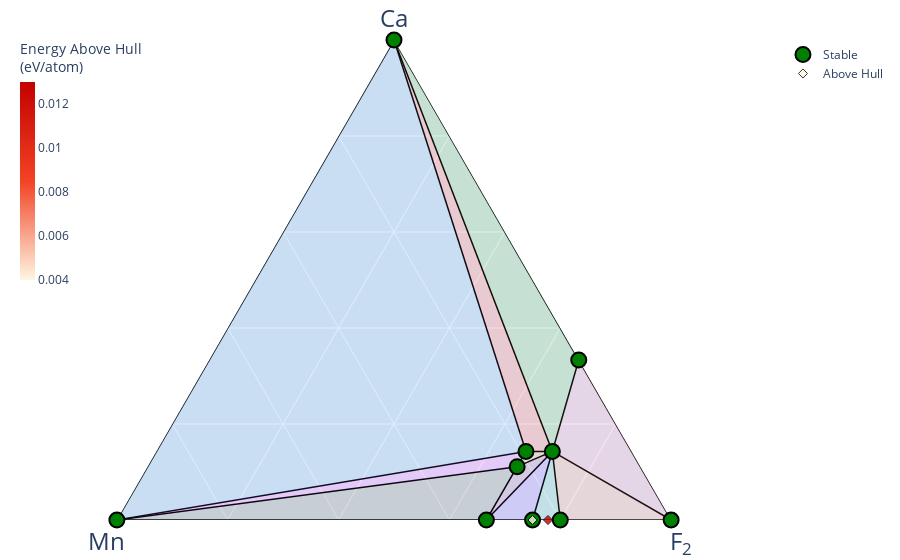

Here is the notebook cell this chart was saved with:
### Code cell
phase_diagram_2 = CompoundPhaseDiagram(entries,[Composition("Ca"),
                                                Composition("Mn"),
                                                Composition("F")])

compound_plotter_2 = PDPlotter(phase_diagram_2, show_unstable=True, backend = "matplotlib",  markersize=20)
z = compound_plotter_2.get_plot(label_unstable=False, label_stable=True)
#z.savefig('CaxTi2F7.pdf'
)
z.show()   

compound_plotter_2 = PDPlotter(phase_diagram_2, show_unstable = 0.2, markerize=20)
y = compound_plotter_2.get_plot(phase_diagram_2, label_unstable=True)
y.show()

### Figure 1 — Plotly figure (JSON) as saved in the notebook; plotly's stock layout.template omitted (floating-point values rounded to 4 significant figures)
{"data": [{"a": [0.5, 0, null, 0.5, 1, null, 1.0, 1, null, 0, 1, null, 0, 0, null, 1.5, 1, null, 1, 0, null, 1.0, 1, null, 0, 1, null, 0, 0, null, 0, 0, null, 0, 0.5, null, 1.5, 0, null, 1, 1.5, null, 1, 1, null, 0.5, 1.5, null, 1.0, 0, null, 0, 0, null, 0, 1, null, 0, 1, null], "b": [1.0, 1, null, 1.0, 1.0, null, 0, 0, null, 1.0, 1.0, null, 1, 0, null, 2.0, 0, null, 1.0, 0, null, 0, 1.0, null, 1, 0, null, 1.0, 1.0, null, 1.0, 1, null, 1.0, 1.0, null, 2.0, 1, null, 1.0, 2.0, null, 1.0, 0, null, 1.0, 2.0, null, 0, 0, null, 1.0, 1, null, 1.0, 1.0, null, 1, 1.0, null], "c": [3.0, 0, null, 3.0, 5, null, 2.0, 0, null, 3.0, 5, null, 4, 2, null, 7.0, 0, null, 5, 2, null, 2.0, 5, null, 0, 0, null, 2, 3.0, null, 3.0, 4, null, 2, 3.0, null, 7.0, 0, null, 5, 7.0, null, 5, 0, null, 3.0, 7.0, null, 2.0, 2, null, 2, 0, null, 2, 5, null, 4, 5, null], "hoverinfo": "none", "line": {"color": "black", "width": 1.5}, "mode": "lines", "showlegend": false, "type": "scatterternary"}, {"a": [1, 1.5, 0], "b": [0, 2.0, 1], "c": [0, 7.0, 0], "fill": "toself", "fillcolor": "#2E91E5", "hovertemplate": "<extra></extra>", "line": {"width": 0}, "mode": "lines", "name": "Ca—Ca<sub>1.5</sub>Mn<sub>2</sub>F<sub>7</sub>—Mn", "opacity": 0.15, "showlegend": false, "type": "scatterternary"}, {"a": [1, 1.0, 0], "b": [1.0, 0, 0], "c": [5, 2.0, 2], "fill": "toself", "fillcolor": "#E15F99", "hovertemplate": "<extra></extra>", "line": {"width": 0}, "mode": "lines", "name": "CaMnF<sub>5</sub>—CaF<sub>2</sub>—F<sub>2</sub>", "opacity": 0.15, "showlegend": false, "type": "scatterternary"}, {"a": [1, 1, 1.0], "b": [0, 1.0, 0], "c": [0, 5, 2.0], "fill": "toself", "fillcolor": "#1CA71C", "hovertemplate": "<extra></extra>", "line": {"width": 0}, "mode": "lines", "name": "Ca—CaMnF<sub>5</sub>—CaF<sub>2</sub>", "opacity": 0.15, "showlegend": false, "type": "scatterternary"}, {"a": [1, 1.5, 1], "b": [0, 2.0, 1.0], "c": [0, 7.0, 5], "fill": "toself", "fillcolor": "#FB0D0D", "hovertemplate": "<extra></extra>", "line": {"width": 0}, "mode": "lines", "name": "Ca—Ca<sub>1.5</sub>Mn<sub>2</sub>F<sub>7</sub>—CaMnF<sub>5</sub>", "opacity": 0.15, "showlegend": false, "type": "scatterternary"}, {"a": [0.5, 1.5, 0], "b": [1.0, 2.0, 1], "c": [3.0, 7.0, 0], "fill": "toself", "fillcolor": "#DA16FF", "hovertemplate": "<extra></extra>", "line": {"width": 0}, "mode": "lines", "name": "Ca<sub>0.5</sub>Mn<sub>1</sub>F<sub>3</sub>—Ca<sub>1.5</sub>Mn<sub>2</sub>F<sub>7</sub>—Mn", "opacity": 0.15, "showlegend": false, "type": "scatterternary"}, {"a": [0.5, 0, 0], "b": [1.0, 1, 1.0], "c": [3.0, 0, 2], "fill": "toself", "fillcolor": "#222A2A", "hovertemplate": "<extra></extra>", "line": {"width": 0}, "mode": "lines", "name": "Ca<sub>0.5</sub>Mn<sub>1</sub>F<sub>3</sub>—Mn—MnF<sub>2</sub>", "opacity": 0.15, "showlegend": false, "type": "scatterternary"}, {"a": [0.5, 1.5, 1], "b": [1.0, 2.0, 1.0], "c": [3.0, 7.0, 5], "fill": "toself", "fillcolor": "#B68100", "hovertemplate": "<extra></extra>", "line": {"width": 0}, "mode": "lines", "name": "Ca<sub>0.5</sub>Mn<sub>1</sub>F<sub>3</sub>—Ca<sub>1.5</sub>Mn<sub>2</sub>F<sub>7</sub>—CaMnF<sub>5</sub>", "opacity": 0.15, "showlegend": false, "type": "scatterternary"}, {"a": [0.5, 1, 0], "b": [1.0, 1.0, 1.0], "c": [3.0, 5, 2], "fill": "toself", "fillcolor": "#750D86", "hovertemplate": "<extra></extra>", "line": {"width": 0}, "mode": "lines", "name": "Ca<sub>0.5</sub>Mn<sub>1</sub>F<sub>3</sub>—CaMnF<sub>5</sub>—MnF<sub>2</sub>", "opacity": 0.15, "showlegend": false, "type": "scatterternary"}, {"a": [1, 0, 0], "b": [1.0, 1, 0], "c": [5, 4, 2], "fill": "toself", "fillcolor": "#EB663B", "hovertemplate": "<extra></extra>", "line": {"width": 0}, "mode": "lines", "name": "CaMnF<sub>5</sub>—MnF<sub>4</sub>—F<sub>2</sub>", "opacity": 0.15, "showlegend": false, "type": "scatterternary"}, {"a": [1, 0, 0], "b": [1.0, 1.0, 1.0], "c": [5, 2, 3.0], "fill": "toself", "fillcolor": "#511CFB", "hovertemplate": "<extra></extra>", "line": {"width": 0}, "mode": "lines", "name": "CaMnF<sub>5</sub>—MnF<sub>2</sub>—MnF<sub>3</sub>", "opacity": 0.15, "showlegend": false, "type": "scatterternary"}, {"a": [1, 0, 0], "b": [1.0, 1.0, 1], "c": [5, 3.0, 4], "fill": "toself", "fillcolor": "#00A08B", "hovertemplate": "<extra></extra>", "line": {"width": 0}, "mode": "lines", "name": "CaMnF<sub>5</sub>—MnF<sub>3</sub>—MnF<sub>4</sub>", "opacity": 0.15, "showlegend": false, "type": "scatterternary"}, {"a": [0.5, 0, 1, 1.0, 1, 0, 0, 0, 1.5, 0], "b": [1.0, 1, 1.0, 0, 0, 1.0, 1, 0, 2.0, 1.0], "c": [3.0, 0, 5, 2.0, 0, 3.0, 4, 2, 7.0, 2], "cliponaxis": false, "hoverinfo": "text", "hoverlabel": {"font": {"size": 14}}, "hovertext": ["Ca<sub>0.5</sub>Mn<sub>1</sub>F<sub>3</sub> (no ID) <br> -3.219 eV/atom (Stable)", "Mn (no ID) <br> 0.0 eV/atom (Stable)", "CaMnF<sub>5</sub> (no ID) <br> -3.303 eV/atom (Stable)", "CaF<sub>2</sub> (no ID) <br> -0.261 eV/atom (Stable)", "Ca (no ID) <br> 0.0 eV/atom (Stable)", "MnF<sub>3</sub> (no ID) <br> -2.575 eV/atom (Stable)", "MnF<sub>4</sub> (no ID) <br> -2.178 eV/atom (Stable)", "F<sub>2</sub> (no ID) <br> 0.0 eV/atom (Stable)", "Ca<sub>1.5</sub>Mn<sub>2</sub>F<sub>7</sub> (no ID) <br> -3.341 eV/atom (Stable)", "MnF<sub>2</sub> (no ID) <br> -2.788 eV/atom (Stable)"], "marker": {"color": "green", "line": {"color": "black", "width": 2}, "size": 15, "symbol": "circle"}, "mode": "markers", "name": "Stable", "showlegend": true, "type": "scatterternary"}, {"a": [0, 0], "b": [1.0, 2.0], "c": [3.0, 7.0], "cliponaxis": false, "hoverinfo": "text", "hoverlabel": {"font": {"size": 14}}, "hovertext": ["MnF<sub>3</sub> (no ID) <br> -2.571 eV/atom (+0.004 eV/atom)", "Mn<sub>2</sub>F<sub>7</sub> (no ID) <br> -2.341 eV/atom (+0.013 eV/atom)"], "marker": {"color": [0.004, 0.013], "colorbar": {"len": 0.5, "thickness": 0.02, "thicknessmode": "fraction", "title": {"text": "Energy Above Hull<br>(eV/atom)"}, "x": 0, "xpad": 0, "y": 1, "yanchor": "top", "ypad": 0}, "colorscale": [[0, "#fff5e3"], [0.5, "#f24324"], [1, "#c40000"]], "line": {"color": "black", "width": 1}, "opacity": 0.8, "size": 7, "symbol": "diamond"}, "mode": "markers", "name": "Above Hull", "showlegend": true, "type": "scatterternary"}], "layout": {"autosize": true, "coloraxis": {"colorbar": {"x": 1, "y": 0.05, "yanchor": "top"}}, "margin": {"b": 40, "l": 20, "r": 20, "t": 40}, "paper_bgcolor": "rgba(0, 0, 0, 0)", "plot_bgcolor": "rgba(0, 0, 0, 0)", "showlegend": true, "ternary": {"aaxis": {"layer": "below traces", "showgrid": true, "showticklabels": true, "tickfont": {"color": "rgba(0, 0, 0, 0)", "size": 7}, "title": {"font": {"size": 24}, "text": "Ca"}}, "baxis": {"layer": "below traces", "min": 0, "showgrid": true, "showticklabels": true, "tickfont": {"color": "rgba(0, 0, 0, 0)", "size": 7}, "title": {"font": {"size": 24}, "text": "Mn"}}, "caxis": {"layer": "below traces", "min": 0, "showgrid": true, "showticklabels": true, "tickfont": {"color": "rgba(0, 0, 0, 0)", "size": 7}, "title": {"font": {"size": 24}, "text": "F<sub>2</sub>"}}, "sum": 1}}}
